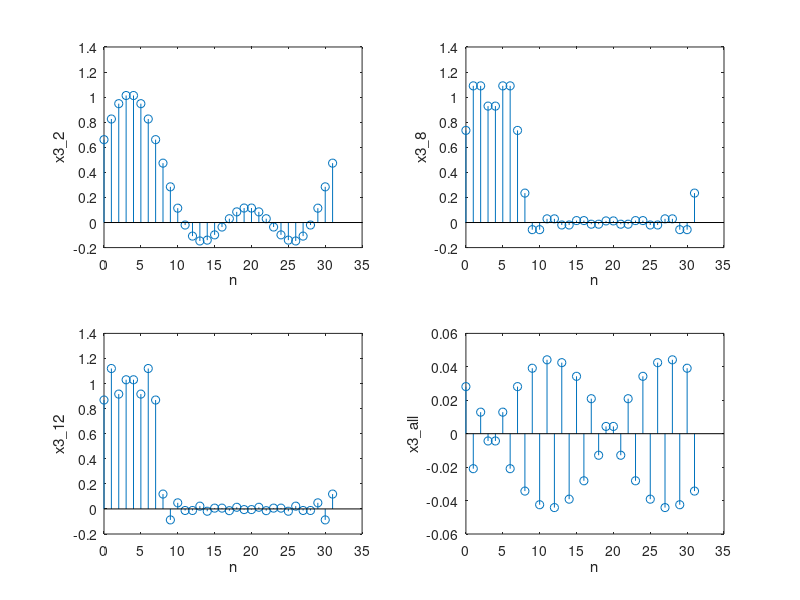

Recreate this plot in MATLAB.
N3 = 32
x3 = [ones(1, 8), zeros(1, 24)];
a3 = 1 / N3 * fft(x3);

a3_2 = [a3(1:3) zeros(1, 27) a3(31:32)];
a3_8 = [a3(1:9) zeros(1, 15) a3(25:32)];
a3_12 = [a3(1:13) zeros(1, 7) a3(21:32)];

for n = 1:32
    x3_2(n) = a3(1);

    for t = 1:2
        x3_2(n) = x3_2(n) + a3(t + 1) * exp(j * t * 2 * pi * (n - 1) / 32) + conj(a3(t + 1)) * exp((-j) * t * 2 * pi * (n - 1) / 32);
    end

end

for n = 1:32
    x3_8(n) = a3(1);

    for t = 1:8
        x3_8(n) = x3_8(n) + a3(t + 1) * exp(j * t * 2 * pi * (n - 1) / 32) + conj(a3(t + 1)) * exp(-j * t * 2 * pi * (n - 1) / 32);
    end

end

for n = 1:32
    x3_12(n) = a3(1);

    for t = 1:12
        x3_12(n) = x3_12(n) + a3(t + 1) * exp(j * t * 2 * pi * (n - 1) / 32) + conj(a3(t + 1)) * exp(-j * t * 2 * pi * (n - 1) / 32);
    end

end

for n = 1:32
    x3_all(n) = a3(1);

    for t = 0:15
        x3_all(n) = a3(t + 1) * exp(j * t * 2 * pi * (n - 1) / 32) + conj(a3(t + 1)) * exp(-j * t * 2 * pi * (n - 1) / 32);
    end

end

r = 0:31;
subplot(2, 2, 1)
stem([0:31], real(x3_2))
xlabel('n')
ylabel('x3_2', 'Interpreter', 'none')

subplot(2, 2, 2)
stem(r, real(x3_8))
xlabel('n')
ylabel('x3_8', 'Interpreter', 'none')

subplot(2, 2, 3)
stem(r, real(x3_12))
xlabel('n')
ylabel('x3_12', 'Interpreter', 'none')

subplot(2, 2, 4)
stem(r, real(x3_all))
xlabel('n')
ylabel('x3_all', 'Interpreter', 'none')
